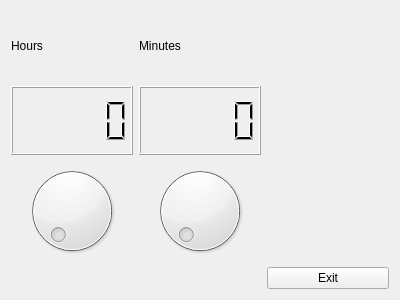
<?xml version="1.0" encoding="UTF-8"?>
<ui version="4.0">
 <class>Form</class>
 <widget class="QWidget" name="Form">
  <property name="geometry">
   <rect>
    <x>0</x>
    <y>0</y>
    <width>400</width>
    <height>300</height>
   </rect>
  </property>
  <property name="windowTitle">
   <string>Form</string>
  </property>
  <layout class="QGridLayout" name="gridLayout">
   <item row="0" column="0">
    <layout class="QVBoxLayout" name="verticalLayout">
     <item>
      <widget class="QLabel" name="label">
       <property name="text">
        <string>Hours</string>
       </property>
      </widget>
     </item>
     <item>
      <widget class="QLCDNumber" name="lcdNumber"/>
     </item>
     <item>
      <widget class="QDial" name="dial">
       <property name="maximum">
        <number>23</number>
       </property>
      </widget>
     </item>
    </layout>
   </item>
   <item row="0" column="1">
    <layout class="QVBoxLayout" name="verticalLayout_2">
     <item>
      <widget class="QLabel" name="label_2">
       <property name="text">
        <string>Minutes</string>
       </property>
      </widget>
     </item>
     <item>
      <widget class="QLCDNumber" name="lcdNumber_2"/>
     </item>
     <item>
      <widget class="QDial" name="dial_2">
       <property name="maximum">
        <number>59</number>
       </property>
      </widget>
     </item>
    </layout>
   </item>
   <item row="1" column="2">
    <widget class="QPushButton" name="pushButton">
     <property name="text">
      <string>Exit</string>
     </property>
    </widget>
   </item>
  </layout>
 </widget>
 <resources/>
 <connections>
  <connection>
   <sender>dial_2</sender>
   <signal>valueChanged(int)</signal>
   <receiver>lcdNumber_2</receiver>
   <slot>display(int)</slot>
   <hints>
    <hint type="sourcelabel">
     <x>191</x>
     <y>198</y>
    </hint>
    <hint type="destinationlabel">
     <x>181</x>
     <y>94</y>
    </hint>
   </hints>
  </connection>
  <connection>
   <sender>dial</sender>
   <signal>valueChanged(int)</signal>
   <receiver>lcdNumber</receiver>
   <slot>display(int)</slot>
   <hints>
    <hint type="sourcelabel">
     <x>61</x>
     <y>196</y>
    </hint>
    <hint type="destinationlabel">
     <x>59</x>
     <y>116</y>
    </hint>
   </hints>
  </connection>
  <connection>
   <sender>pushButton</sender>
   <signal>clicked()</signal>
   <receiver>Form</receiver>
   <slot>close()</slot>
   <hints>
    <hint type="sourcelabel">
     <x>345</x>
     <y>266</y>
    </hint>
    <hint type="destinationlabel">
     <x>341</x>
     <y>188</y>
    </hint>
   </hints>
  </connection>
 </connections>
</ui>
